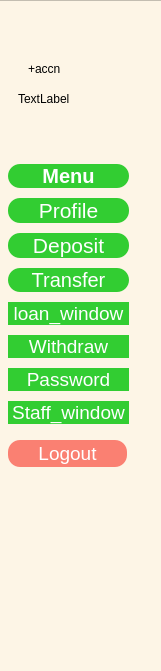
      <widget class="QFrame" name="frame_menu">
       <property name="geometry">
        <rect>
         <x>-1</x>
         <y>0</y>
         <width>161</width>
         <height>671</height>
        </rect>
       </property>
       <property name="styleSheet">
        <string notr="true">QFrame{
background-color: oldlace;
}
.QPushButton{
border-radius: 12px;
background-color: limegreen;
color:white;
}
.QPushButton:hover:pressed{
background-color: white;
color: limegreen;
}</string>
       </property>
       <property name="frameShape">
        <enum>QFrame::StyledPanel</enum>
       </property>
       <property name="frameShadow">
        <enum>QFrame::Raised</enum>
       </property>
       <widget class="QFrame" name="frame_3">
        <property name="geometry">
         <rect>
          <x>-2</x>
          <y>0</y>
          <width>1111</width>
          <height>687</height>
         </rect>
        </property>
        <property name="frameShape">
         <enum>QFrame::StyledPanel</enum>
        </property>
        <property name="frameShadow">
         <enum>QFrame::Raised</enum>
        </property>
        <widget class="QWidget" name="layoutWidget_7">
         <property name="geometry">
          <rect>
           <x>350</x>
           <y>100</y>
           <width>261</width>
           <height>25</height>
          </rect>
         </property>
         <layout class="QHBoxLayout" name="horizontalLayout_28">
          <item>
           <widget class="QLabel" name="label_name_1">
            <property name="text">
             <string>Name: </string>
            </property>
           </widget>
          </item>
          <item>
           <widget class="QLabel" name="label_show_name_2">
            <property name="text">
             <string>+name</string>
            </property>
           </widget>
          </item>
         </layout>
        </widget>
        <widget class="QWidget" name="layoutWidget_8">
         <property name="geometry">
          <rect>
           <x>730</x>
           <y>70</y>
           <width>201</width>
           <height>25</height>
          </rect>
         </property>
         <layout class="QHBoxLayout" name="horizontalLayout_6">
          <item>
           <widget class="QLabel" name="label_balance_2">
            <property name="text">
             <string>Avalilable Balance:</string>
            </property>
           </widget>
          </item>
          <item>
           <widget class="QLabel" name="label_show_balance_2">
            <property name="text">
             <string>+balance</string>
            </property>
           </widget>
          </item>
         </layout>
        </widget>
        <widget class="QWidget" name="layoutWidget_6">
         <property name="geometry">
          <rect>
           <x>340</x>
           <y>200</y>
           <width>262</width>
           <height>33</height>
          </rect>
         </property>
         <layout class="QHBoxLayout" name="horizontalLayout_5">
          <item>
           <widget class="QLabel" name="label_transfer">
            <property name="text">
             <string>Transfer Amount</string>
            </property>
           </widget>
          </item>
          <item>
           <widget class="QLineEdit" name="lineEdit_transfer_amt"/>
          </item>
         </layout>
        </widget>
        <widget class="QWidget" name="layoutWidget_9">
         <property name="geometry">
          <rect>
           <x>350</x>
           <y>300</y>
           <width>284</width>
           <height>25</height>
          </rect>
         </property>
         <layout class="QHBoxLayout" name="horizontalLayout_7">
          <item>
           <widget class="QLabel" name="label_balance_3">
            <property name="text">
             <string>Avalilable Balance (Credit Acc.):</string>
            </property>
           </widget>
          </item>
          <item>
           <widget class="QLabel" name="label_show_balance_3">
            <property name="text">
             <string>+balance</string>
            </property>
           </widget>
          </item>
         </layout>
        </widget>
        <widget class="QPushButton" name="pushButton_transfer">
         <property name="geometry">
          <rect>
           <x>510</x>
           <y>440</y>
           <width>89</width>
           <height>25</height>
          </rect>
         </property>
         <property name="text">
          <string>Transfer</string>
         </property>
        </widget>
        <widget class="QWidget" name="layoutWidget">
         <property name="geometry">
          <rect>
           <x>10</x>
           <y>160</y>
           <width>121</width>
           <height>271</height>
          </rect>
         </property>
         <layout class="QVBoxLayout" name="verticalLayout_6">
          <item>
           <widget class="QPushButton" name="pushButton">
            <property name="font">
             <font>
              <family>helvetica</family>
              <pointsize>15</pointsize>
              <weight>75</weight>
              <bold>true</bold>
             </font>
            </property>
            <property name="cursor">
             <cursorShape>PointingHandCursor</cursorShape>
            </property>
            <property name="text">
             <string>Menu</string>
            </property>
           </widget>
          </item>
          <item>
           <widget class="QPushButton" name="pushButton_profile_3">
            <property name="font">
             <font>
              <family>helvetica</family>
              <pointsize>16</pointsize>
             </font>
            </property>
            <property name="cursor">
             <cursorShape>PointingHandCursor</cursorShape>
            </property>
            <property name="styleSheet">
             <string notr="true">QPushButton{
border-radius: 12px;
background-color: limegreen;
color:white;
}
QPushButton:hover:pressed{
background-color: white;
color: limegreen;
}
</string>
            </property>
            <property name="text">
             <string>Profile</string>
            </property>
           </widget>
          </item>
          <item>
           <widget class="QPushButton" name="pushButton_17">
            <property name="font">
             <font>
              <family>helvetica</family>
              <pointsize>16</pointsize>
             </font>
            </property>
            <property name="cursor">
             <cursorShape>PointingHandCursor</cursorShape>
            </property>
            <property name="text">
             <string>Deposit</string>
            </property>
           </widget>
          </item>
          <item>
           <widget class="QPushButton" name="pushButton_14">
            <property name="font">
             <font>
              <family>helvetica</family>
              <pointsize>15</pointsize>
             </font>
            </property>
            <property name="cursor">
             <cursorShape>PointingHandCursor</cursorShape>
            </property>
            <property name="text">
             <string>Transfer</string>
            </property>
           </widget>
          </item>
          <item>
           <widget class="QPushButton" name="pushButton_loan_win_2">
            <property name="font">
             <font>
              <family>helvetica</family>
              <pointsize>14</pointsize>
             </font>
            </property>
            <property name="cursor">
             <cursorShape>PointingHandCursor</cursorShape>
            </property>
            <property name="text">
             <string>loan_window</string>
            </property>
           </widget>
          </item>
          <item>
           <widget class="QPushButton" name="pushButton_16">
            <property name="font">
             <font>
              <family>helvetica</family>
              <pointsize>14</pointsize>
             </font>
            </property>
            <property name="cursor">
             <cursorShape>PointingHandCursor</cursorShape>
            </property>
            <property name="text">
             <string>Withdraw</string>
            </property>
           </widget>
          </item>
          <item>
           <widget class="QPushButton" name="pushButton_15">
            <property name="font">
             <font>
              <family>helvetica</family>
              <pointsize>14</pointsize>
             </font>
            </property>
            <property name="cursor">
             <cursorShape>PointingHandCursor</cursorShape>
            </property>
            <property name="text">
             <string>Password</string>
            </property>
           </widget>
          </item>
          <item>
           <widget class="QPushButton" name="pushButton_staff_win_3">
            <property name="font">
             <font>
              <family>helvetica</family>
              <pointsize>14</pointsize>
             </font>
            </property>
            <property name="cursor">
             <cursorShape>PointingHandCursor</cursorShape>
            </property>
            <property name="text">
             <string>Staff_window</string>
            </property>
           </widget>
          </item>
         </layout>
        </widget>
        <widget class="QPushButton" name="pushButton_logout">
         <property name="geometry">
          <rect>
           <x>10</x>
           <y>440</y>
           <width>119</width>
           <height>27</height>
          </rect>
         </property>
         <property name="font">
          <font>
           <family>helvetica</family>
           <pointsize>14</pointsize>
          </font>
         </property>
         <property name="cursor">
          <cursorShape>PointingHandCursor</cursorShape>
         </property>
         <property name="styleSheet">
          <string notr="true">background-color: salmon;</string>
         </property>
         <property name="text">
          <string>Logout</string>
         </property>
        </widget>
        <widget class="QLabel" name="label_view_accn">
         <property name="geometry">
          <rect>
           <x>30</x>
           <y>60</y>
           <width>91</width>
           <height>17</height>
          </rect>
         </property>
         <property name="text">
          <string>+accn</string>
         </property>
        </widget>
        <widget class="QLabel" name="label_view_balance">
         <property name="geometry">
          <rect>
           <x>20</x>
           <y>90</y>
           <width>67</width>
           <height>17</height>
          </rect>
         </property>
         <property name="text">
          <string>TextLabel</string>
         </property>
        </widget>
       </widget>
      </widget>
